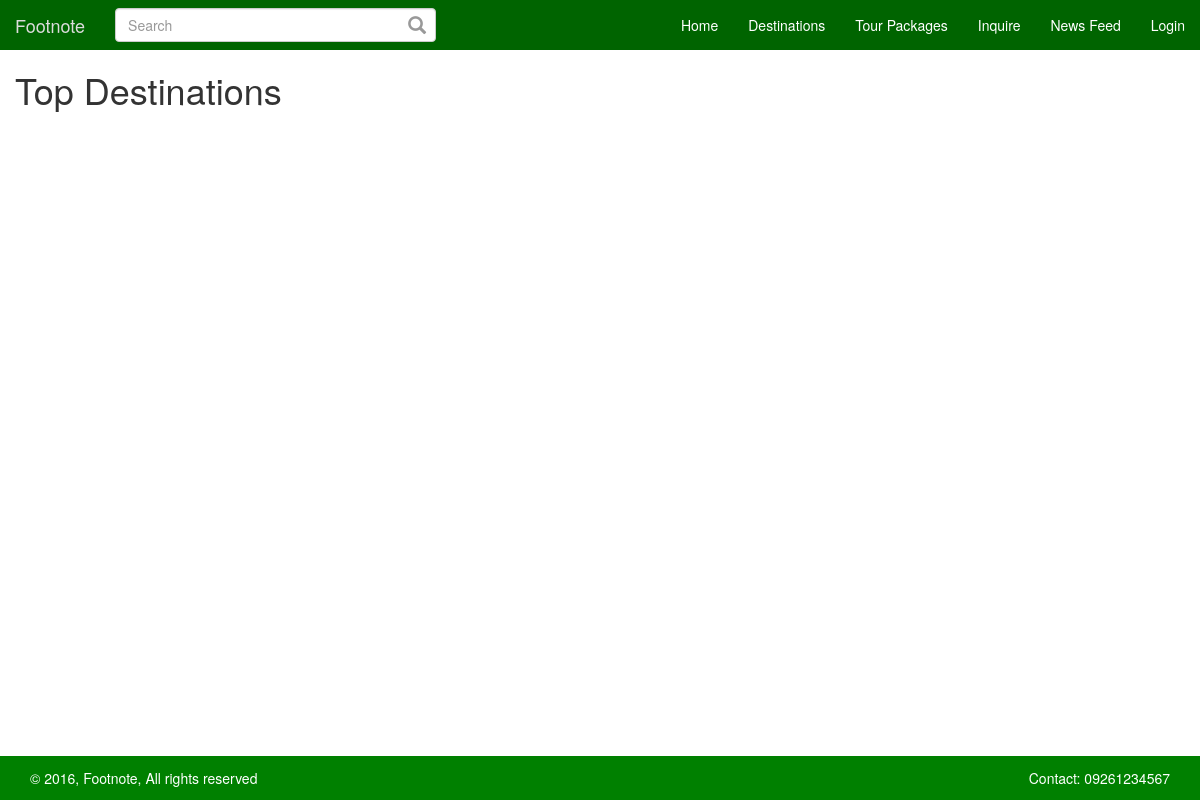
The app's page /destinations.php, older data.
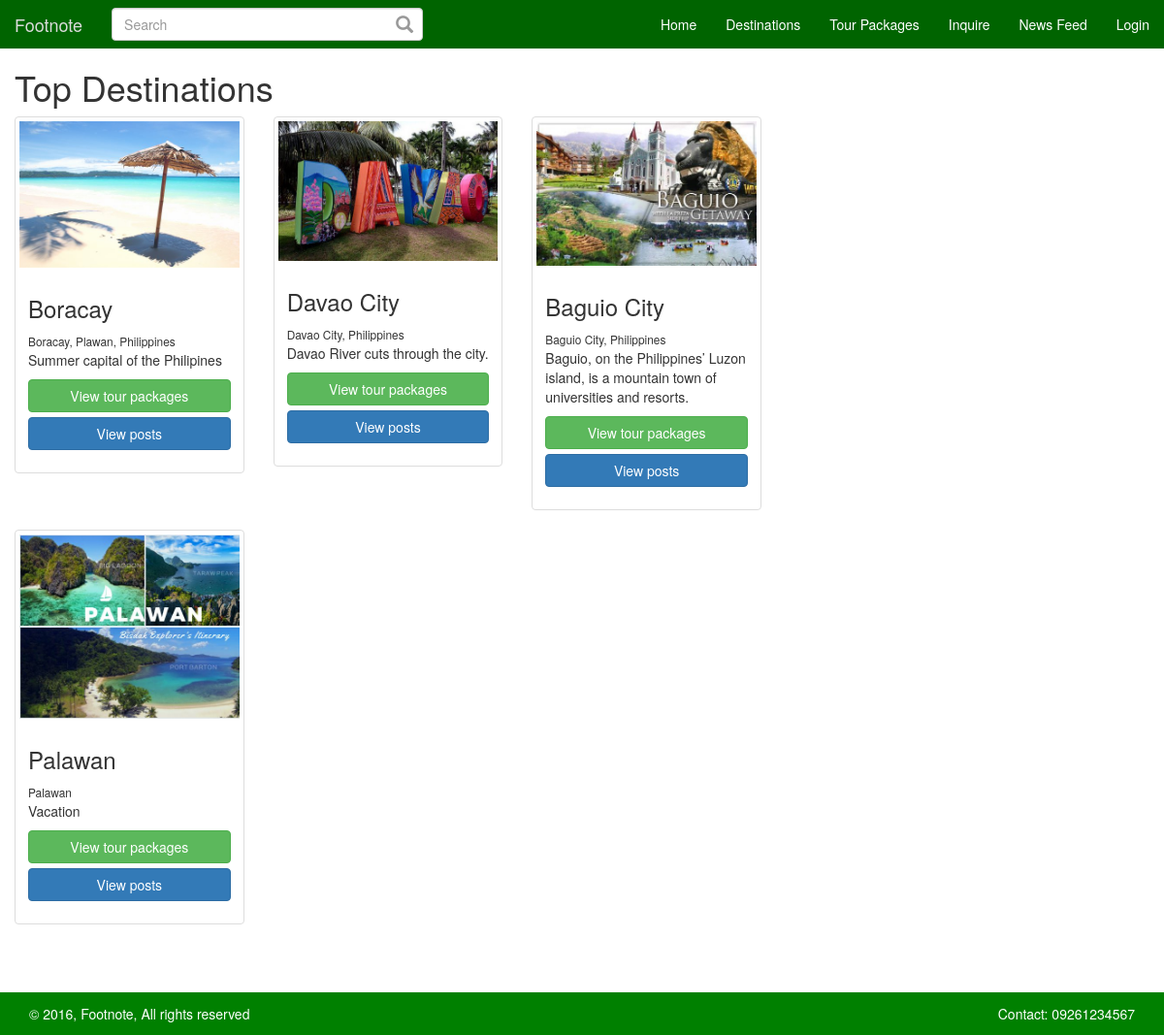
The same page, newer data.
### tables this page shows
CREATE TABLE `places` (
  `place_id` int(11) NOT NULL,
  `place_name` varchar(250) NOT NULL,
  `place_address` varchar(250) NOT NULL,
  `place_details` text NOT NULL,
  `place_image` varchar(250) NOT NULL,
  `gallery_id` int(11) NOT NULL
);

### destinations.php (called while the page is built, shortened)
<?php
require_once 'config.php';
require_once 'class/class.db.php';
include_once 'include/include.header.php';
include_once 'include/include.destinations.php';
include_once 'include/include.footer.php';

### config.php (called while the page is built)
<?php
$config['db']['host']     = 'localhost' ;
$config['db']['user']     = 'root' ;
$config['db']['password'] = '' ;
$config['db']['db']       = 'db_footnote' ;
$config['url']['base_path'] = '/fn';
$config['url']['site'] = 'http://localhost';
$config['url']['root'] = realpath(dirname(__FILE__));
$config['url']['profile_pic'] = $config['url']['base_path'].'/assets/images/uploads/profiles';
$config['url']['post_pic'] = $config['url']['base_path'].'/assets/images/uploads/posts';
$config['url']['places'] = $config['url']['base_path'].'/assets/images/uploads/places';
$config['url']['gallery'] = $config['url']['base_path'].'/assets/images/uploads/galleries';
$config['var']['hash_password'] = '^#$4%9f+1^p9)M@4M)V$';
$config['var']['default_profile_pic'] = '1476196571_18_41b586905e6233e72b076191f8bf9512.png';
$config['var']['anonymous_id'] = '45';
$config['post']['post_per_page'] = 5;

### class/class.db.php (called while the page is built, shortened)
<?php
class DB {
    private $pdo;
    private $sQuery;
    private function Connect()
    {
        $dsn = "mysql:dbname={$this->db};host={$this->host}";
        try {
            $this->pdo = new PDO($dsn, $this->user, $this->password, array(
                PDO::MYSQL_ATTR_INIT_COMMAND => "SET NAMES utf8"
            ));
            $this->pdo->setAttribute(PDO::ATTR_ERRMODE, PDO::ERRMODE_EXCEPTION);
            $this->pdo->setAttribute(PDO::ATTR_EMULATE_PREPARES, false);
            $this->bConnected = true;
        } catch (PDOException $e) {
            echo $this->ExceptionLog($e->getMessage());
            die();
        }
    }
    private function Init($query, $parameters = "")
    {
        try {
            $this->sQuery = $this->pdo->prepare($query);
            $this->sQuery->execute();
        }
        catch (PDOException $e) {
            echo $this->ExceptionLog($e->getMessage(), $query);
            die();
        }
    }
    public function rows($query, $params = null, $fetchmode = PDO::FETCH_ASSOC)
    {
        $this->Init($query, $params);
        $result = $this->sQuery->fetchAll($fetchmode);
        return $result;
    }
}
?>

### include/include.destinations.php (the view)
<?php
$db = new DB;
$sql =  "SELECT * FROM `places`";
$places = $db->rows($sql);
?>
<div id="wrap">
<div class="m-t-50">
	<div class="container-fluid">
		<div class="row">
			<div class="col-md-8">
				<h1>Top Destinations</h1>
				<div class="row">
				<?php foreach ($places as $place) : ?>
				  <div class="col-sm-6 col-md-4">
				    <div class="thumbnail">
				      <img src="<?=$config['url']['places']?>/<?=$place['place_image']?>" alt="<?=$place['place_name']?>">
				      <div class="caption">
				        <h3><?=$place['place_name']?></h3>
				        <small><?=$place['place_address']?></small>
				        <p><?=$place['place_details']?></p>
				        <p><a href="<?=$config['url']['base_path']?>/tourpackage.php?place_id=<?=$place['place_id']?>" class="btn btn-success btn-block" role="button">View tour packages</a> <a href="<?=$config['url']['base_path']?>/search.php?q=<?=$place['place_name']?>" class="btn btn-primary btn-block" role="button">View posts</a></p>
				      </div>
				    </div>
				  </div>
				  <?php endforeach; ?>
				</div>
			</div>
			<div class="col-md-4">
			</div>
		</div>
	</div>
</div>
</div>

Row changes from the older to the newer data that the page shows:
added places: place_image (picture), place_name "Boracay", place_address "Boracay, Plawan, Philippines", place_details "Summer capital of the Philipines"
added places: place_image (picture), place_name "Davao City", place_address "Davao City, Philippines", place_details "Davao River cuts through the city."
added places: place_image (picture), place_name "Baguio City", place_address "Baguio City, Philippines", place_details "Baguio, on the Philippines’ Luzon island, is a mountain town of universities and resorts."
added places: place_image (picture), place_name "Palawan", place_address "Palawan", place_details "Vacation"
